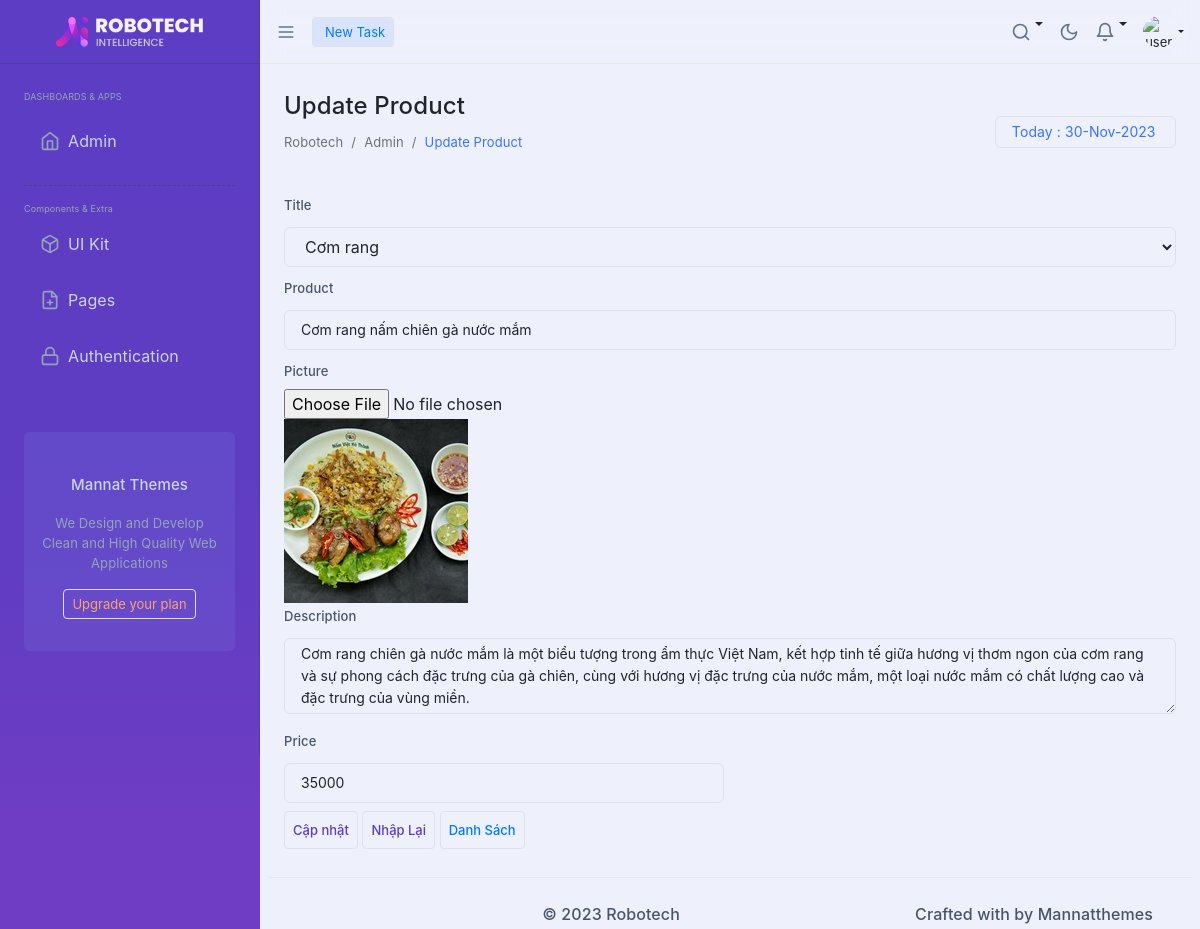
Screenshot of /admin/index.php?act=suasp&id=8 with the database file from the repository.
### tables this page shows
CREATE TABLE `sanpham` (
  `id` int(11) NOT NULL,
  `name` varchar(255) NOT NULL,
  `price` double(10,2) NOT NULL,
  `img` varchar(255) NOT NULL,
  `mota` text NOT NULL,
  `luotxem` int(11) NOT NULL DEFAULT 0,
  `iddm` int(11) NOT NULL
);

### model/pdo.php (called while the page is built, shortened)
<?php
function pdo_get_connection(){
    $dburl = "mysql:host=localhost;dbname=pro1014-da1-dtcshop;charset=utf8";
    $username = 'root';
    $password = '';
    $conn = new PDO($dburl, $username, $password);
    $conn->setAttribute(PDO::ATTR_ERRMODE, PDO::ERRMODE_EXCEPTION);
    return $conn;
}
function pdo_query($sql){
    $sql_args = array_slice(func_get_args(), 1);
    try{
        $conn = pdo_get_connection();
        $stmt = $conn->prepare($sql);
        $stmt->execute($sql_args);
        $rows = $stmt->fetchAll();
        return $rows;
    }
    catch(PDOException $e){
        throw $e;
    }
    finally{
        unset($conn);
    }
}
function pdo_query_one($sql){
    $sql_args = array_slice(func_get_args(), 1);
    try{
        $conn = pdo_get_connection();
        $stmt = $conn->prepare($sql);
        $stmt->execute($sql_args);
        $row = $stmt->fetch(PDO::FETCH_ASSOC);
        return $row;
    }
    catch(PDOException $e){
        throw $e;
    }
    finally{
        unset($conn);
    }
}

### model/Sanpham.php (called while the page is built, shortened)
<?php
function loadone_sanpham($id){
    $sql = "select * from sanpham where id=".$id;
    $sp = pdo_query_one($sql);
    return $sp;
}
?>

### model/Danhmuc.php (called while the page is built, shortened)
<?php
function loadall_danhmuc(){
    $sql = "select * from danhmuc order by id desc";
    $listdanhmuc = pdo_query($sql);
    return $listdanhmuc;
}
?>

### admin/Sanpham/update.php (the view, shortened to what this page needs)
<?php
    if (is_array($sanpham)) {
        extract($sanpham);
    }
    $hinhpath="../upload/".$img;
    if(is_file($hinhpath)){
        $hinh = "<img src='".$hinhpath."' height='80'";
    }else{
        $hinh="no photo";
    }
?>
<div class="ltr:flex flex-1 rtl:flex-row-reverse">
            <div class="page-wrapper relative ltr:ms-auto rtl:me-auto rtl:ms-0 w-[calc(100%-260px)] px-4 pt-[64px] duration-300">
                <div class="xl:w-full">
                    <div class="flex flex-wrap">
                        <div class="flex items-center py-4 w-full">
                            <div class="w-full">
                                <div class="">
                                    <div class="flex flex-wrap justify-between">
                                        <div class="items-center ">
                                            <h1 class="font-medium text-3xl block dark:text-slate-100">Update Product</h1>
                                            <ol class="list-reset flex text-sm">
                                                <li><a href="#" class="text-gray-500 dark:text-slate-400">Robotech</a></li>
                                                <li><span class="text-gray-500 dark:text-slate-400 mx-2">/</span></li>
                                                <li class="text-gray-500 dark:text-slate-400">Admin</li>
                                                <li><span class="text-gray-500 dark:text-slate-400 mx-2">/</span></li>
                                                <li class="text-primary-500 hover:text-primary-600 dark:text-primary-400">Update Product</li>
                                            </ol>
                                        </div>
                                        <div class="flex items-center">
                                            <div class="today-date leading-5 mt-2 lg:mt-0 form-input w-auto rounded-md border inline-block border-primary-500/60 dark:border-primary-500/60 text-primary-500 bg-transparent px-3 py-1 focus:outline-none focus:ring-0 placeholder:text-slate-400/70 placeholder:font-normal placeholder:text-sm hover:border-primary-400 focus:border-primary-500 dark:focus:border-primary-500  dark:hover:border-slate-700">
                                                <input type="text" class="dash_date border-0 focus:border-0 focus:outline-none" readonly  required="">
                                            </div>
                                        </div>
                                    </div>
                                </div>
                            </div>
                        </div>
                    </div>
                </div>
                <div class="xl:w-full  min-h-[calc(100vh-138px)] relative pb-14">
                    <form action="index.php?act=updatesp" method="post" enctype="multipart/form-data">
                    <div class="col-span-12 sm:col-span-12 md:col-span-12 lg:col-span-3 xl:col-span-3">
                        <div class="col-span-12 sm:col-span-12 md:col-span-12 lg:col-span-6 xl:col-span-6">
                            <div class="w-full relative mb-4">
                                <div class="flex-auto p-0 md:p-4">
                                <div class="mb-2">
                                    <label for="iddm" class="font-medium text-sm text-slate-600 dark:text-slate-400">Title</label>
                                    <select name="iddm" class="w-full rounded-md mt-1 border border-slate-300/60 dark:border-slate-700 dark:text-slate-300 bg-transparent px-3 py-2 focus:outline-none focus:ring-0 placeholder:text-slate-400/70 placeholder:font-normal placeholder:text-sm hover:border-slate-400 focus:border-primary-500 dark:focus:border-primary-500  dark:hover:border-slate-700">
                                        <?php
                                            foreach ($listdanhmuc as $danhmuc) {
                                                if($iddm==$danhmuc['id']) $s="selected"; else $s="";
                                                echo '<option value="'.$danhmuc['id'].'" '.$s.'>'.$danhmuc['name'].'</option> ';
                                            }
                                        ?>
                                    </select>
                                    </div>
                                    <div class="mb-2">
                                    <label for="tensp" class="font-medium text-sm text-slate-600 dark:text-slate-400">Product</label>
                                    <input type="text" name="tensp" class="form-input w-full rounded-md mt-1 border border-slate-300/60 dark:border-slate-700 dark:text-slate-300 bg-transparent px-3 py-2 focus:outline-none focus:ring-0 placeholder:text-slate-400/70 placeholder:font-normal placeholder:text-sm hover:border-slate-400 focus:border-primary-500 dark:focus:border-primary-500  dark:hover:border-slate-700" value="<?=$name?>">
                                    </div>
                                    <div class="mb-2" >
                                        <label for="tensp" class="font-medium text-sm text-slate-600 dark:text-slate-400">Picture</label><br>
                                        <input type="file" name="hinh">
                                        <?=$hinh?>
                                    </div>
                                    <div class="mb-2">
                                        <label for="mota" class="font-medium text-sm text-slate-600 dark:text-slate-400">Description</label>
                                        <textarea id="" rows="3" name="mota" class="form-input w-full rounded-md mt-1 border border-slate-300/60 dark:border-slate-700 dark:text-slate-300 bg-transparent px-3 py-1 focus:outline-none focus:ring-0 placeholder:text-slate-400/70 placeholder:font-normal placeholder:text-sm hover:border-slate-400 focus:border-primary-500 dark:focus:border-primary-500  dark:hover:border-slate-700"><?=$mota?></textarea>
                                    </div>
                                    <div class="mb-2">
                                        <div class="grid grid-cols-2 gap-3">
                                            <div class="col-span-1">
                                                <label for="giasp" class="font-medium text-sm text-slate-600 dark:text-slate-400">Price</label>
                                                <input type="title" name="giasp" class="form-input w-full rounded-md mt-1 border border-slate-300/60 dark:border-slate-700 dark:text-slate-300 bg-transparent px-3 py-2 focus:outline-none focus:ring-0 placeholder:text-slate-400/70 placeholder:font-normal placeholder:text-sm hover:border-slate-400 focus:border-brand-500 dark:focus:border-brand-500  dark:hover:border-slate-700" value="<?=$price?>">
                                            </div>
                                        </div>
                                    </div>
                                    <div class="">
                                        <input type="submit" value="Cập nhật" name="capnhat" class="px-2 py-2 lg:px-4 bg-transparent  text-brand text-sm  rounded transition hover:bg-brand-500 hover:text-white border border-brand font-medium">
                                        <input type="reset" value="Nhập Lại" class="px-2 py-2 lg:px-4 bg-transparent  text-brand text-sm  rounded transition hover:bg-brand-500 hover:text-white border border-brand font-medium"><a href="index.php?act=addsp">
                                        <button class="px-2 py-2 lg:px-4 bg-transparent  text-brand text-sm  rounded transition hover:bg-brand-500 hover:text-white border border-brand font-medium"><a href="index.php?act=lissp">Danh Sách</a></button>
                                    </div>
                                </div>
                            </div>
                        </form>
                        </div>
</div>

### rows the page displays
sanpham: tensp "Cơm rang nấm chiên gà nước mắm", img (picture), mota "Cơm rang chiên gà nước mắm là một biểu tượng trong ẩm thực Việt Nam, kết hợp tinh tế giữa hương vị thơm ngon của cơm rang và sự phong cách đặc trưng của gà chiên, cùng với hương vị đặc trưng của nước mắm, một loại nước mắm có chất lượng cao và đặc trưng của vùng miền.", giasp "35000"

### other values shown
form field iddm "Cơm rang"
